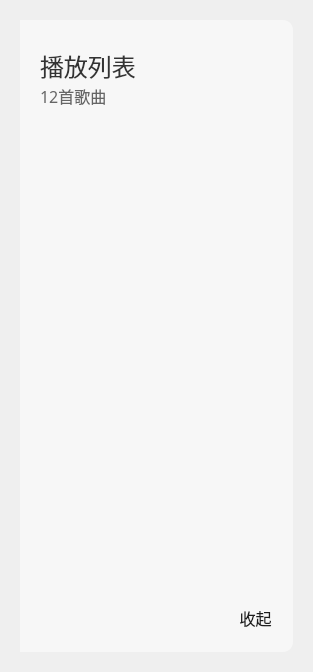
<?xml version="1.0" encoding="UTF-8"?>
<ui version="4.0">
 <class>playList</class>
 <widget class="QWidget" name="playList">
  <property name="geometry">
   <rect>
    <x>0</x>
    <y>0</y>
    <width>313</width>
    <height>672</height>
   </rect>
  </property>
  <property name="windowTitle">
   <string>Form</string>
  </property>
  <property name="styleSheet">
   <string notr="true"/>
  </property>
  <widget class="QWidget" name="widget" native="true">
   <property name="geometry">
    <rect>
     <x>20</x>
     <y>20</y>
     <width>273</width>
     <height>632</height>
    </rect>
   </property>
   <property name="styleSheet">
    <string notr="true">#widget{
	background-color : #F7F7F7;
	border-bottom-right-radius : 10px;
	border-top-right-radius : 10px;
}</string>
   </property>
   <widget class="QPushButton" name="pushButton_4">
    <property name="geometry">
     <rect>
      <x>200</x>
      <y>582</y>
      <width>71</width>
      <height>32</height>
     </rect>
    </property>
    <property name="font">
     <font>
      <family>幼圆</family>
      <pointsize>12</pointsize>
     </font>
    </property>
    <property name="styleSheet">
     <string notr="true">#pushButton_4{
	background-color : rgba(0,0,0,0);
	border : 0px;
	color : #1D1D1D;
}
#pushButton_4:hover{
    background-color:#D7D7D7;
}
#pushButton_4:pressed{
    background-color:#8F8F8F;
}</string>
    </property>
    <property name="text">
     <string>收起</string>
    </property>
    <property name="icon">
     <iconset resource="resourece.qrc">
      <normaloff>:/pic/musicList.png</normaloff>:/pic/musicList.png</iconset>
    </property>
    <property name="iconSize">
     <size>
      <width>18</width>
      <height>18</height>
     </size>
    </property>
   </widget>
   <widget class="QListWidget" name="listWidget">
    <property name="geometry">
     <rect>
      <x>10</x>
      <y>120</y>
      <width>256</width>
      <height>441</height>
     </rect>
    </property>
    <property name="focusPolicy">
     <enum>Qt::NoFocus</enum>
    </property>
    <property name="contextMenuPolicy">
     <enum>Qt::CustomContextMenu</enum>
    </property>
    <property name="styleSheet">
     <string notr="true">#listWidget{
	background-color : rgba(0,0,0,0);
	border : 0px;
	border-radius:10px;
}
#listWidget::Item{
	margin-top : 10px;
}
#listWidget::Item:hover{
	background-color : #E8E8E8;
}
#listWidget::Item:selected{
	background-color : #E8E8E8;
}</string>
    </property>
    <property name="verticalScrollBarPolicy">
     <enum>Qt::ScrollBarAlwaysOff</enum>
    </property>
    <property name="horizontalScrollBarPolicy">
     <enum>Qt::ScrollBarAlwaysOff</enum>
    </property>
    <property name="dragDropMode">
     <enum>QAbstractItemView::DropOnly</enum>
    </property>
    <property name="defaultDropAction">
     <enum>Qt::CopyAction</enum>
    </property>
    <property name="selectionMode">
     <enum>QAbstractItemView::NoSelection</enum>
    </property>
    <property name="movement">
     <enum>QListView::Static</enum>
    </property>
   </widget>
   <widget class="QLabel" name="label">
    <property name="geometry">
     <rect>
      <x>20</x>
      <y>20</y>
      <width>101</width>
      <height>51</height>
     </rect>
    </property>
    <property name="font">
     <font>
      <family>微软雅黑</family>
      <pointsize>18</pointsize>
     </font>
    </property>
    <property name="styleSheet">
     <string notr="true">color:#333333</string>
    </property>
    <property name="text">
     <string>播放列表</string>
    </property>
   </widget>
   <widget class="QLabel" name="label_2">
    <property name="geometry">
     <rect>
      <x>20</x>
      <y>50</y>
      <width>101</width>
      <height>51</height>
     </rect>
    </property>
    <property name="font">
     <font>
      <family>微软雅黑 Light</family>
      <pointsize>12</pointsize>
     </font>
    </property>
    <property name="styleSheet">
     <string notr="true">color:#666666;</string>
    </property>
    <property name="text">
     <string>12首歌曲</string>
    </property>
   </widget>
  </widget>
 </widget>
 <resources>
  <include location="resourece.qrc"/>
 </resources>
 <connections/>
</ui>
